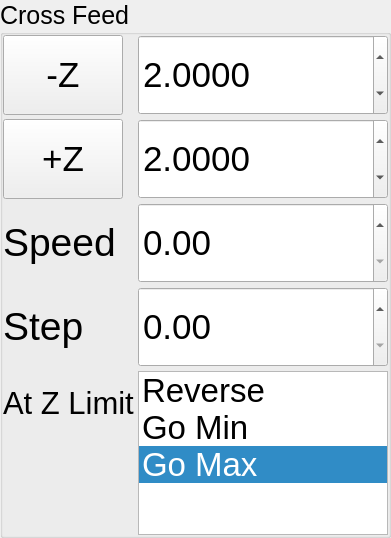
           <widget class="QGroupBox" name="groupBox_18">
            <property name="sizePolicy">
             <sizepolicy hsizetype="Preferred" vsizetype="Minimum">
              <horstretch>0</horstretch>
              <verstretch>0</verstretch>
             </sizepolicy>
            </property>
            <property name="font">
             <font>
              <pointsize>19</pointsize>
             </font>
            </property>
            <property name="title">
             <string>Cross Feed</string>
            </property>
            <property name="alignment">
             <set>Qt::AlignLeading|Qt::AlignLeft|Qt::AlignTop</set>
            </property>
            <layout class="QFormLayout" name="formLayout_4">
             <property name="horizontalSpacing">
              <number>4</number>
             </property>
             <property name="verticalSpacing">
              <number>4</number>
             </property>
             <property name="leftMargin">
              <number>0</number>
             </property>
             <property name="topMargin">
              <number>0</number>
             </property>
             <property name="rightMargin">
              <number>0</number>
             </property>
             <property name="bottomMargin">
              <number>0</number>
             </property>
             <item row="0" column="0">
              <widget class="QPushButton" name="z_min_here_pb">
               <property name="sizePolicy">
                <sizepolicy hsizetype="Minimum" vsizetype="Minimum">
                 <horstretch>0</horstretch>
                 <verstretch>0</verstretch>
                </sizepolicy>
               </property>
               <property name="minimumSize">
                <size>
                 <width>120</width>
                 <height>80</height>
                </size>
               </property>
               <property name="font">
                <font>
                 <pointsize>26</pointsize>
                </font>
               </property>
               <property name="text">
                <string>-Z</string>
               </property>
              </widget>
             </item>
             <item row="0" column="1">
              <widget class="QDoubleSpinBox" name="z_min_edit">
               <property name="sizePolicy">
                <sizepolicy hsizetype="Expanding" vsizetype="Fixed">
                 <horstretch>0</horstretch>
                 <verstretch>0</verstretch>
                </sizepolicy>
               </property>
               <property name="minimumSize">
                <size>
                 <width>0</width>
                 <height>80</height>
                </size>
               </property>
               <property name="font">
                <font>
                 <pointsize>26</pointsize>
                </font>
               </property>
               <property name="mouseTracking">
                <bool>true</bool>
               </property>
               <property name="decimals">
                <number>4</number>
               </property>
               <property name="minimum">
                <double>-999999.989999999990687</double>
               </property>
               <property name="maximum">
                <double>999999.989999999990687</double>
               </property>
               <property name="singleStep">
                <double>0.100000000000000</double>
               </property>
               <property name="value">
                <double>2.000000000000000</double>
               </property>
               <property name="input" stdset="0">
                <string>number</string>
               </property>
               <property name="function" stdset="0">
                <string>hal_pin</string>
               </property>
               <property name="pin_name" stdset="0">
                <string>z_min</string>
               </property>
               <property name="hal_type" stdset="0">
                <string>HAL_FLOAT</string>
               </property>
               <property name="hal_dir" stdset="0">
                <string>HAL_OUT</string>
               </property>
              </widget>
             </item>
             <item row="1" column="0">
              <widget class="QPushButton" name="z_max_here_pb">
               <property name="sizePolicy">
                <sizepolicy hsizetype="Minimum" vsizetype="Minimum">
                 <horstretch>120</horstretch>
                 <verstretch>0</verstretch>
                </sizepolicy>
               </property>
               <property name="minimumSize">
                <size>
                 <width>120</width>
                 <height>80</height>
                </size>
               </property>
               <property name="font">
                <font>
                 <pointsize>26</pointsize>
                </font>
               </property>
               <property name="text">
                <string>+Z</string>
               </property>
              </widget>
             </item>
             <item row="1" column="1">
              <widget class="QDoubleSpinBox" name="z_max_edit">
               <property name="sizePolicy">
                <sizepolicy hsizetype="Expanding" vsizetype="Fixed">
                 <horstretch>0</horstretch>
                 <verstretch>0</verstretch>
                </sizepolicy>
               </property>
               <property name="minimumSize">
                <size>
                 <width>0</width>
                 <height>80</height>
                </size>
               </property>
               <property name="font">
                <font>
                 <pointsize>26</pointsize>
                </font>
               </property>
               <property name="mouseTracking">
                <bool>true</bool>
               </property>
               <property name="decimals">
                <number>4</number>
               </property>
               <property name="minimum">
                <double>-999999.989999999990687</double>
               </property>
               <property name="maximum">
                <double>999999.989999999990687</double>
               </property>
               <property name="singleStep">
                <double>0.100000000000000</double>
               </property>
               <property name="value">
                <double>2.000000000000000</double>
               </property>
               <property name="input" stdset="0">
                <string>number</string>
               </property>
               <property name="function" stdset="0">
                <string>hal_pin</string>
               </property>
               <property name="pin_name" stdset="0">
                <string>z_max</string>
               </property>
               <property name="hal_type" stdset="0">
                <string>HAL_FLOAT</string>
               </property>
               <property name="hal_dir" stdset="0">
                <string>HAL_OUT</string>
               </property>
              </widget>
             </item>
             <item row="2" column="0">
              <widget class="QLabel" name="label_45">
               <property name="sizePolicy">
                <sizepolicy hsizetype="Preferred" vsizetype="Preferred">
                 <horstretch>0</horstretch>
                 <verstretch>0</verstretch>
                </sizepolicy>
               </property>
               <property name="font">
                <font>
                 <pointsize>29</pointsize>
                </font>
               </property>
               <property name="text">
                <string>Speed</string>
               </property>
              </widget>
             </item>
             <item row="2" column="1">
              <widget class="QDoubleSpinBox" name="z_speed_sb">
               <property name="sizePolicy">
                <sizepolicy hsizetype="Minimum" vsizetype="Minimum">
                 <horstretch>0</horstretch>
                 <verstretch>0</verstretch>
                </sizepolicy>
               </property>
               <property name="minimumSize">
                <size>
                 <width>0</width>
                 <height>80</height>
                </size>
               </property>
               <property name="font">
                <font>
                 <pointsize>26</pointsize>
                </font>
               </property>
               <property name="buttonSymbols">
                <enum>QAbstractSpinBox::UpDownArrows</enum>
               </property>
               <property name="maximum">
                <double>99999.990000000005239</double>
               </property>
               <property name="singleStep">
                <double>50.000000000000000</double>
               </property>
               <property name="input" stdset="0">
                <string>number</string>
               </property>
               <property name="function" stdset="0">
                <string>hal_pin</string>
               </property>
               <property name="pin_name" stdset="0">
                <string>z_speed</string>
               </property>
               <property name="hal_type" stdset="0">
                <string>HAL_FLOAT</string>
               </property>
               <property name="hal_dir" stdset="0">
                <string>HAL_OUT</string>
                </property>
              </widget>
             </item>
             <item row="3" column="0">
              <widget class="QLabel" name="label_43">
               <property name="font">
                <font>
                 <pointsize>29</pointsize>
                </font>
               </property>
               <property name="text">
                <string>Step</string>
               </property>
              </widget>
             </item>
             <item row="3" column="1">
              <widget class="QDoubleSpinBox" name="z_crossfeed_sb">
               <property name="minimumSize">
                <size>
                 <width>0</width>
                 <height>80</height>
                </size>
               </property>
               <property name="font">
                <font>
                 <pointsize>26</pointsize>
                </font>
               </property>
               <property name="buttonSymbols">
                <enum>QAbstractSpinBox::UpDownArrows</enum>
               </property>
               <property name="maximum">
                <double>99999.990000000005239</double>
               </property>
               <property name="singleStep">
                <double>0.005</double>
               </property>
               <property name="input" stdset="0">
                <string>number</string>
               </property>
               <property name="function" stdset="0">
                <string>hal_pin</string>
               </property>
               <property name="pin_name" stdset="0">
                <string>z_crossfeed</string>
               </property>
               <property name="hal_type" stdset="0">
                <string>HAL_FLOAT</string>
               </property>
               <property name="hal_dir" stdset="0">
                <string>HAL_OUT</string>
                </property>
              </widget>
             </item>
             <item row="4" column="0">
              <widget class="QLabel" name="label_14">
               <property name="font">
                <font>
                 <pointsize>23</pointsize>
                </font>
               </property>
               <property name="text">
                <string>At Z Limit</string>
               </property>
              </widget>
             </item>
             <item row="4" column="1">
              <widget class="QListWidget" name="repeat_at_lv">
               <property name="sizePolicy">
                <sizepolicy hsizetype="Minimum" vsizetype="Minimum">
                 <horstretch>0</horstretch>
                 <verstretch>0</verstretch>
                </sizepolicy>
               </property>
               <property name="font">
                <font>
                 <pointsize>25</pointsize>
                </font>
               </property>
               <property name="sizeAdjustPolicy">
                <enum>QAbstractScrollArea::AdjustToContentsOnFirstShow</enum>
               </property>
               <property name="uniformItemSizes">
                <bool>true</bool>
               </property>
               <property name="currentRow">
                <number>2</number>
               </property>
               <property name="function" stdset="0">
                <string>hal_pin</string>
               </property>
               <property name="pin_name" stdset="0">
                <string>repeat_at</string>
               </property>
               <property name="hal_type" stdset="0">
                <string>HAL_FLOAT</string>
               </property>
               <property name="hal_dir" stdset="0">
                <string>HAL_OUT</string>
               </property>
               <item>
                <property name="text">
                 <string>Reverse</string>
                </property>
               </item>
               <item>
                <property name="text">
                 <string>Go Min</string>
                </property>
               </item>
               <item>
                <property name="text">
                 <string>Go Max</string>
                </property>
               </item>
              </widget>
             </item>
            </layout>
           </widget>
